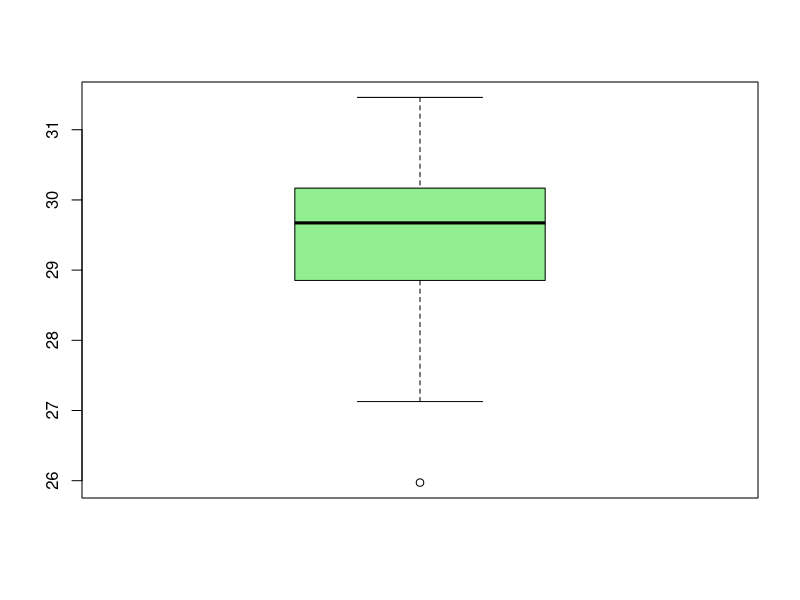
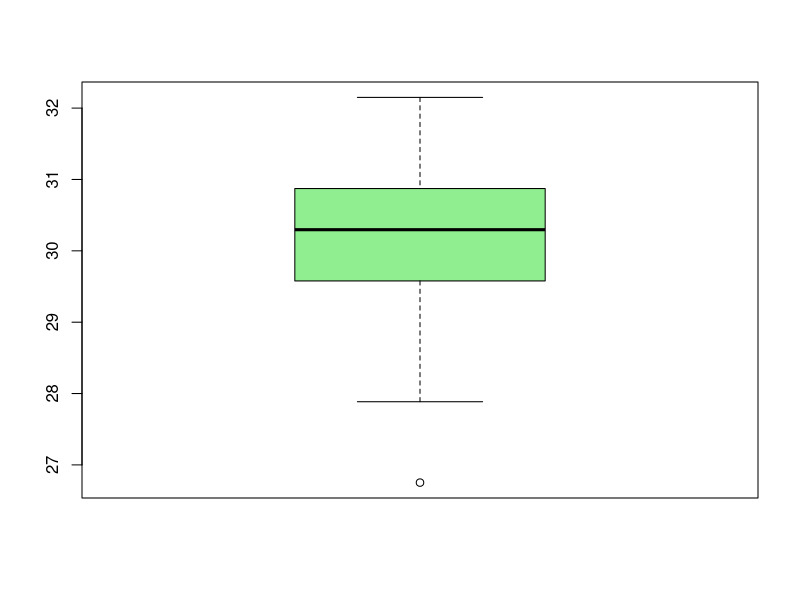
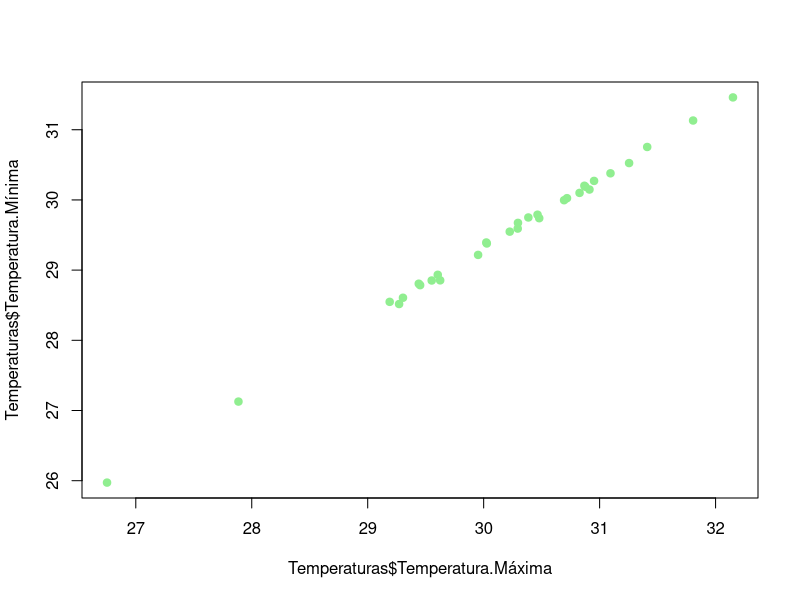

R code for these plots, in order:
# Genaro Sánchez Tovar
# 28/Noviembre/23
# Matricula: 2133642

# Importar datos ----------------------------------------------------------

setwd ("C:/Genaro Met.ES/Met_ES/Scripts")
Temperaturas <- read.csv("Temp_julio.csv", header = TRUE)
head (Temperaturas)

# Medidas de tendencia central --------------------------------------------

# Media -------------------------------------------------------------------

mean(Temperaturas$Temperatura.Mínima)
mean(Temperaturas$Temperatura.Máxima)

# Mediana -----------------------------------------------------------------

median(Temperaturas$Temperatura.Mínima)
median(Temperaturas$Temperatura.Máxima)

# Rango -------------------------------------------------------------------

range(Temperaturas$Temperatura.Mínima)
range(Temperaturas$Temperatura.Máxima)

# Fivenum -----------------------------------------------------------------

fivenum(Temperaturas$Temperatura.Mínima)
fivenum(Temperaturas$Temperatura.Máxima)

# Medidas de dispersión ---------------------------------------------------

# Desviación estandar -----------------------------------------------------

sd(Temperaturas$Temperatura.Mínima)
sd(Temperaturas$Temperatura.Máxima)

# Varianza ----------------------------------------------------------------

var(Temperaturas$Temperatura.Mínima)
var(Temperaturas$Temperatura.Máxima)

# Boxplot -----------------------------------------------------------------

boxplot(Temperaturas$Temperatura.Mínima, col = "lightgreen")
boxplot(Temperaturas$Temperatura.Máxima, col = "lightgreen")

plot(Temperaturas$Temperatura.Mínima ~ Temperaturas$Temperatura.Máxima, col ="lightgreen", pch = 19 )

# Prueba t ----------------------------------------------------------------

t.test(Temperaturas$Temperatura.Mínima)
t.test(Temperaturas$Temperatura.Máxima)

# Correlación -------------------------------------------------------------

cor.test(Temperaturas$Temperatura.Mínima, Temperaturas$Temperatura.Máxima)
# t = 139.31, df = 29, p-value < 2.2e-16

summary(Temperaturas)
# Temperatura.Máxima Temperatura.Mínima
# Min.   :26.75      Min.   :25.97
# 1st Qu.:29.58      1st Qu.:28.85
# Median :30.30      Median :29.67
# Mean   :30.19      Mean   :29.49
# 3rd Qu.:30.87      3rd Qu.:30.17
# Max.   :32.15      Max.   :31.46

# Hipótesis ---------------------------------------------------------------

# La correlacion es igual a 0.9992537
# Se observo que entre las temperaturas máximas y míminas no hay mucha diferencia, ya que estas temperaturas pertenecen al mes de julio del año 2022, por lo que la temperatura no varia demasiado